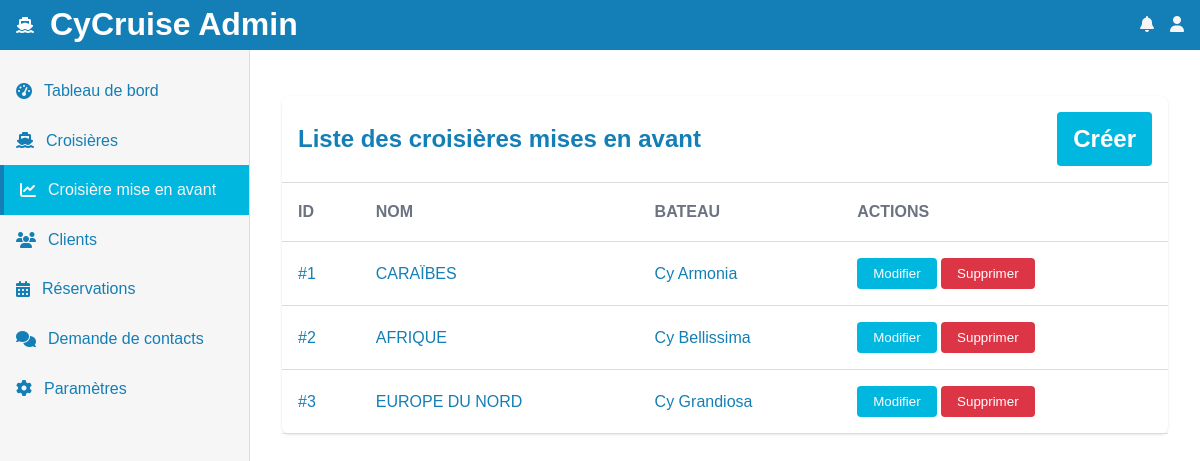
The app's page /admin/list-highlighted.php (signed in) with its own data.
### tables this page shows
CREATE TABLE IF NOT EXISTS `cruise`(
    `id` BIGINT NOT NULL AUTO_INCREMENT PRIMARY KEY,
    `name` VARCHAR(255) NOT NULL,
    `description` LONGTEXT NOT NULL,
    `short_descriptions` VARCHAR(255) NOT NULL,
    `img` LONGTEXT NOT NULL,
    `start_date` DATE NOT NULL,
    `end_date` DATE NOT NULL,
    `duration` INT NOT NULL,
    `boat_id` BIGINT NOT NULL,
    `price` FLOAT(53) NOT NULL,
    CONSTRAINT `cruise_boat_foreign`
    FOREIGN KEY (`boat_id`) REFERENCES `boats`(`id`)
    ON DELETE CASCADE ON UPDATE CASCADE);

CREATE TABLE IF NOT EXISTS `boats`(
    `id` BIGINT NOT NULL AUTO_INCREMENT PRIMARY KEY,
    `type` VARCHAR(255) NOT NULL,
    `name` VARCHAR(255) UNIQUE NOT NULL,
    `img` VARCHAR(255) NOT NULL,
    `descriptions` LONGTEXT NOT NULL,
    `capacity` BIGINT,
    `length` BIGINT);

### src/Models/Database.php (called while the page is built, shortened)
<?php
class Database
{
    private static ?Database $instance = null;
    private mysqli $conn;
    private function __construct()
    {
        try {
            $this->conn = new mysqli(getenv("DB_HOST"), getenv("DB_USER"), getenv("DB_PASS"), getenv("DB_NAME"));
        } catch (Exception $e) {
            die("Database connection failed: " . $e->getMessage());
        }
        if (!$this->checkIfTableExist()) {
            if ($this->executeSqlFile(__DIR__ . '/../../sql/schem.sql')) {
                $this->executeSqlFile(__DIR__ . '/../../sql/default_user.sql');
                $this->executeSqlFile(__DIR__ . '/../../sql/default_boat.sql');
                $this->executeSqlFile(__DIR__ . '/../../sql/default_cruises.sql');
            } else {
                die("Error while executing the SQL file");
            }
        }
    }
    public static function getInstance(): Database
    {
        if (self::$instance === null) {
            self::$instance = new Database();
        }
        return self::$instance;
    }
    public function checkIfTableExist()
    {
        $tables = [
            'invoices_option',
            'users',
            'cruise_option',
            'contact_request',
        ];
        foreach ($tables as $table) {
            $result = $this->conn->query("SHOW TABLES LIKE '$table'");
        }
        return true;
    }
    public function getConnection(): mysqli
    {
        return $this->conn;
    }
}

### src/Repository/HighlightedCruiseRepository.php (called while the page is built, shortened)
<?php
require_once "CruiseRepository.php";
class HighlightedCruiseRepository
{
    private static ?HighlightedCruiseRepository $instance = null;
    private Database $database;
    private CruiseRepository $cruiseRepository;
    public function __construct()
    {
        $this->database = Database::getInstance();
        $this->cruiseRepository = CruiseRepository::getInstance();
    }
    public static function getInstance(): HighlightedCruiseRepository
    {
        if (self::$instance === null) {
            self::$instance = new HighlightedCruiseRepository();
        }
        return self::$instance;
    }
    public function findAll(): array
    {
        $cruises = [];
        try {
            $stmt = $this->database->getConnection()
                ->prepare("SELECT cruise_id FROM highlighted_cruise");
            if ($stmt->execute()) {
                $result = $stmt->get_result();
                while ($row = $result->fetch_assoc()) {
                    $cruiseId = $row['cruise_id'];
                    $cruise = $this->cruiseRepository->findById($cruiseId);
                    if ($cruise) {
                        $cruises[] = $cruise;
                    }
                }
            }
        } catch (Exception $e) {
        }
        return $cruises;
    }
}

### src/Repository/BoatRepository.php (called while the page is built, shortened)
<?php
require_once __DIR__ . "/../Models/Database.php";
class BoatRepository
{
    private static ?BoatRepository $instance = null;
    private Database $database;
    private function __construct()
    {
        $this->database = Database::getInstance();
    }
    public static function getInstance(): BoatRepository
    {
        if (self::$instance === null) {
            self::$instance = new BoatRepository();
        }
        return self::$instance;
    }
    public function selectById(int $id): ?Boat
    {
        try {
            $stmt = $this->database->getConnection()->prepare("SELECT * FROM boats WHERE id = ?");
            $stmt->bind_param("i", $id);
            $stmt->execute();
            $result = $stmt->get_result();
            $row = $result->fetch_assoc();
            return new Boat($row['id'], BoatType::from($row['type']), $row['name'], $row['img'], $row['descriptions'], $row['capacity'], $row['length']);
        } catch (Exception $e) {
            return null;
        }
    }
}

### src/Repository/CruiseStageRepository.php (called while the page is built, shortened)
<?php
require_once __DIR__ . "/../Models/Database.php";
class CruiseStageRepository
{
    private static ?CruiseStageRepository $instance = null;
    private Database $database;
    private function __construct()
    {
        $this->database = Database::getInstance();
    }
    public static function getInstance(): CruiseStageRepository
    {
        if (self::$instance === null) {
            self::$instance = new CruiseStageRepository();
        }
        return self::$instance;
    }
    public function selectAllByCruiseId(int $id): array
    {
        $stageListe = [];
        try {
            $stmt = $this->database->getConnection()->prepare("SELECT * FROM cruise_stage WHERE cruise_id = ?");
            $stmt->bind_param("i", $id);
            if ($stmt->execute()) {
                $result = $stmt->get_result();
                while ($row = $result->fetch_assoc()) {
                    $stageListe[] = new CruiseStage($row['id'], $row['name'], $row['description'], $row['start_date'], $row['end_date'], $row['latitude'], $row['longitude']);
                }
            }
        } catch (Exception $e) {
        }
        return $stageListe;
    }
}

### src/Repository/CruiseOptionRepository.php (called while the page is built, shortened)
<?php
require_once __DIR__ . "/../Models/Database.php";
class CruiseOptionRepository
{
    private static ?CruiseOptionRepository $instance = null;
    public static function getInstance(): CruiseOptionRepository
    {
        if (self::$instance === null) {
            self::$instance = new CruiseOptionRepository();
        }
        return self::$instance;
    }
}

### src/Repository/CruiseRepository.php (called while the page is built, shortened)
<?php
require_once __DIR__ . "/../Models/Database.php";
require_once "BoatRepository.php";
require_once "CruiseStageRepository.php";
require_once "CruiseOptionRepository.php";
class CruiseRepository
{
    private static ?CruiseRepository $instance = null;
    private Database $database;
    private BoatRepository $boatRepository;
    private CruiseStageRepository $cruiseStageRepository;
    private CruiseOptionRepository $cruiseOptionRepository;
    private function __construct()
    {
        $this->database = Database::getInstance();
        $this->boatRepository = BoatRepository::getInstance();
        $this->cruiseStageRepository = CruiseStageRepository::getInstance();
        $this->cruiseOptionRepository = CruiseOptionRepository::getInstance();
    }
    public static function getInstance(): CruiseRepository
    {
        if (self::$instance === null) {
            self::$instance = new CruiseRepository();
        }
        return self::$instance;
    }
    public function findById(int $id): ?Cruise
    {
        try {
            $stmt = $this->database->getConnection()->prepare("SELECT * FROM cruise WHERE id = ?");
            $stmt->bind_param("i", $id);
            $stmt->execute();
            $result = $stmt->get_result();
            $data = $result->fetch_assoc();
            return new Cruise(
                $data['id'],
                $data['name'],
                $data['description'],
                $data['short_descriptions'],
                $data['img'],
                $data['start_date'],
                $data['end_date'],
                $data['duration'],
                $this->boatRepository->selectById($data['boat_id']),
                $this->cruiseStageRepository->selectAllByCruiseId($data['id']),
                $this->cruiseOptionRepository->selectAllByCruiseId($data['id']),
                $data['price']
            );
        } catch (Exception $e) {
            return null;
        }
    }
}

### src/Enums/BoatType.php (called while the page is built, shortened)
<?php
enum BoatType
{
    public static function from(mixed $state)
    {
        return match ($state) {
            'DEFAULT' => self::DEFAULT,
            'EXPLORA' => self::EXPLORA,
            default => throw new \InvalidArgumentException("Invalid boat type")
        };
    }
}

### public/admin/list-highlighted.php (the view, shortened to what this page needs)
<?php
require_once "../../src/Repository/HighlightedCruiseRepository.php";
$cruiseList = HighlightedCruiseRepository::getInstance()->findAll();
?>
<!DOCTYPE html>
<html lang="en" xmlns="http://www.w3.org/1999/html">
<head>
    <link href="../assets/css/app.css" rel="stylesheet">
    <link href="../assets/css/btn-kit.css" rel="stylesheet">
    <link href="../assets/css/admin/navbar.css" rel="stylesheet">
    <link href="../assets/css/admin/dashboard.css" rel="stylesheet">
    <link href="https://cdnjs.cloudflare.com/ajax/libs/font-awesome/6.4.2/css/all.min.css" rel="stylesheet">
</head>
<body>
<?php include "../../component/admin/sidebar.php"; ?>
<main>
    <div class="content-table">
        <h2>Liste des croisières mises en avant <a href="create-highlighted.php" class="btn-edit">Créer</a></h2>
        <table>
            <thead>
            <tr>
                <th>ID</th>
                <th>Nom</th>
                <th>Bateau</th>
                <th>Actions</th>
            </tr>
            </thead>
            <tbody>
            <?php foreach ($cruiseList as $highlightedCruise): ?>
                <tr>
                    <td>#<?php echo htmlspecialchars($highlightedCruise->getId()) ?></td>
                    <td><?php echo htmlspecialchars($highlightedCruise->getName()) ?></td>
                    <td><?php echo htmlspecialchars($highlightedCruise->getBoat()->getName()) ?></td>
                    <td>
                        <a href="details-highlighted.php?id=<?php echo htmlspecialchars($highlightedCruise->getId()) ?>"
                           style="display:inline;">
                            <button type="submit" class="btn-edit">Modifier</button>
                        </a>
                        <form method="POST" action="delete-highlighted.php" style="display:inline;">
                            <button type="submit" class="btn-delete">Supprimer</button>
                        </form>
                    </td>
                </tr>
            <?php endforeach; ?>
            </tbody>
        </table>
    </div>
</body>
</html>

### public/assets/css/app.css (style rules this page uses)
:root { --color-light-blue: #00b7e0; --color-dark-blue: #137fb6; --color-title-blue: #111827; --color-gray: #6b7280; --color-full-white: #f6f6f6; --background-color: white; --background-color-alternate: #f6f6f6; --color-dark-white: black; --color-confirm-ok: #5cb85c; --color-confirm-pending: #ffaa00; --color-confirm-fail: #d9534f; }
* { margin: 0; padding: 0; box-sizing: border-box; }
body { font-family: Arial Rounded MT Bold, Helvetica Rounded, Arial, sans-serif; line-height: 1.6; background-color: var(--background-color); }

### public/assets/css/btn-kit.css (style rules this page uses)
.btn-edit { padding: 0.5rem 1rem; border: none; border-radius: 4px; cursor: pointer; text-decoration: none; transition: background-color 0.3s; background-color: var(--color-light-blue); color: white; }
.btn-delete { padding: 0.5rem 1rem; border: none; border-radius: 4px; cursor: pointer; transition: background-color 0.3s; background-color: #dc3545; color: white; }

### public/assets/css/admin/navbar.css (style rules this page uses)
:root { --sidebar-width: 250px; }

### public/assets/css/admin/dashboard.css (style rules this page uses)
html { background-color: var(--color-full-white); }
main { margin-left: var(--sidebar-width); padding: 2rem; }
.content-table h2 { display: flex; justify-content: space-between; align-items: center; padding: 1rem; border-bottom: 1px solid #ddd; color: var(--color-dark-blue); }
.content-table { width: 100%; background-color: white; border-radius: 8px; box-shadow: 0 1px 3px rgba(0, 0, 0, 0.1); margin-top: 4rem; }
.content-table h2 { padding: 1rem; border-bottom: 1px solid #ddd; color: var(--color-dark-blue); }
table { width: 100%; border-collapse: collapse; }
th, td { padding: 1rem; text-align: left; border-bottom: 1px solid #ddd; color: var(--color-dark-blue); }
td a { color: var(--color-dark-blue); text-decoration: none; }
th { text-transform: uppercase; color: var(--color-gray); }

### records on screen
cruise: id "1", name "CARAÏBES", boat.name "Cy Armonia"
cruise: id "2", name "AFRIQUE", boat.name "Cy Bellissima"
cruise: id "3", name "EUROPE DU NORD", boat.name "Cy Grandiosa"
